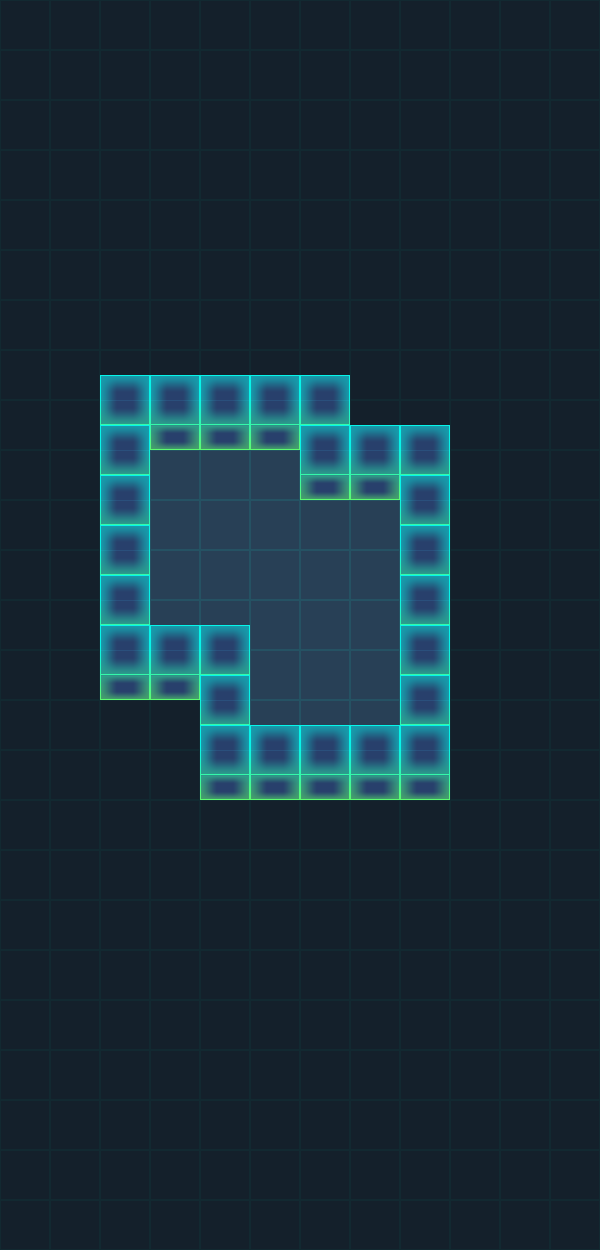

This game map was drawn from its Tiled (.tmx) file and the tilesets committed beside it. A one-line description and the full map source follow:
An orthogonal 12x25 tile map with 50x50 px tiles, 4 tile layers (BG, WallBottom, Play, WallUp) and 7 objects (Hero, M1, M2, End).

<map version="1.0" tiledversion="1.0.3" orientation="orthogonal" renderorder="right-down" width="12" height="25" tilewidth="50" tileheight="50" nextobjectid="24">
 <tileset firstgid="1" source="tiles.tsx" />
 <layer name="BG" width="12" height="25">
  <data encoding="csv">
6,6,6,6,6,6,6,6,6,6,6,6,
6,6,6,6,6,6,6,6,6,6,6,6,
6,6,6,6,6,6,6,6,6,6,6,6,
6,6,6,6,6,6,6,6,6,6,6,6,
6,6,6,6,6,6,6,6,6,6,6,6,
6,6,6,6,6,6,6,6,6,6,6,6,
6,6,6,6,6,6,6,6,6,6,6,6,
6,6,6,6,6,6,6,6,6,6,6,6,
6,6,6,6,6,6,6,6,6,6,6,6,
6,6,6,5,5,5,6,6,6,6,6,6,
6,6,6,5,5,5,5,5,6,6,6,6,
6,6,6,5,5,5,5,5,6,6,6,6,
6,6,6,5,5,5,5,5,6,6,6,6,
6,6,6,6,6,5,5,5,6,6,6,6,
6,6,6,6,6,5,5,5,6,6,6,6,
6,6,6,6,6,6,6,6,6,6,6,6,
6,6,6,6,6,6,6,6,6,6,6,6,
6,6,6,6,6,6,6,6,6,6,6,6,
6,6,6,6,6,6,6,6,6,6,6,6,
6,6,6,6,6,6,6,6,6,6,6,6,
6,6,6,6,6,6,6,6,6,6,6,6,
6,6,6,6,6,6,6,6,6,6,6,6,
6,6,6,6,6,6,6,6,6,6,6,6,
6,6,6,6,6,6,6,6,6,6,6,6,
6,6,6,6,6,6,6,6,6,6,6,6
</data>
 </layer>
 <layer name="WallBottom" width="12" height="25">
  <data encoding="csv">
0,0,0,0,0,0,0,0,0,0,0,0,
0,0,0,0,0,0,0,0,0,0,0,0,
0,0,0,0,0,0,0,0,0,0,0,0,
0,0,0,0,0,0,0,0,0,0,0,0,
0,0,0,0,0,0,0,0,0,0,0,0,
0,0,0,0,0,0,0,0,0,0,0,0,
0,0,0,0,0,0,0,0,0,0,0,0,
0,0,3,3,3,3,3,0,0,0,0,0,
0,0,4,2,2,2,4,3,3,0,0,0,
0,0,4,0,0,0,2,2,4,0,0,0,
0,0,4,0,0,0,0,0,4,0,0,0,
0,0,4,0,0,0,0,0,4,0,0,0,
0,0,4,0,0,0,0,0,4,0,0,0,
0,0,2,2,4,0,0,0,4,0,0,0,
0,0,0,0,4,0,0,0,4,0,0,0,
0,0,0,0,2,2,2,2,2,0,0,0,
0,0,0,0,0,0,0,0,0,0,0,0,
0,0,0,0,0,0,0,0,0,0,0,0,
0,0,0,0,0,0,0,0,0,0,0,0,
0,0,0,0,0,0,0,0,0,0,0,0,
0,0,0,0,0,0,0,0,0,0,0,0,
0,0,0,0,0,0,0,0,0,0,0,0,
0,0,0,0,0,0,0,0,0,0,0,0,
0,0,0,0,0,0,0,0,0,0,0,0,
0,0,0,0,0,0,0,0,0,0,0,0
</data>
 </layer>
 <objectgroup name="Star">
  <object id="5" x="261.667" y="556" width="31.6667" height="34" />
  <object id="16" x="365.333" y="710.666" width="29.3333" height="25.3333" />
  <object id="17" x="164.334" y="614" width="26.6667" height="28" />
 </objectgroup>
 <objectgroup name="Coin" />
 <objectgroup name="Actor">
  <object id="1" name="Hero" x="174" y="473" width="8.333" height="10">
   <ellipse />
  </object>
  <object id="2" name="M1" x="369.667" y="78.3333" width="10" height="10">
   <ellipse />
  </object>
  <object id="3" name="M2" x="467" y="83" width="10" height="10">
   <ellipse />
  </object>
  <object id="15" name="End" x="269" y="472.333" width="10" height="10">
   <ellipse />
  </object>
 </objectgroup>
 <layer name="Play" width="12" height="25">
  <data encoding="csv">
0,0,0,0,0,0,0,0,0,0,0,0,
0,0,0,0,0,0,0,0,0,0,0,0,
0,0,0,0,0,0,0,0,0,0,0,0,
0,0,0,0,0,0,0,0,0,0,0,0,
0,0,0,0,0,0,0,0,0,0,0,0,
0,0,0,0,0,0,0,0,0,0,0,0,
0,0,0,0,0,0,0,0,0,0,0,0,
0,0,0,0,0,0,0,0,0,0,0,0,
0,0,0,0,0,0,0,0,0,0,0,0,
0,0,0,0,0,0,0,0,0,0,0,0,
0,0,0,0,0,0,0,0,0,0,0,0,
0,0,0,0,0,0,0,0,0,0,0,0,
0,0,0,0,0,0,0,0,0,0,0,0,
0,0,0,0,0,0,0,0,0,0,0,0,
0,0,0,0,0,0,0,0,0,0,0,0,
0,0,0,0,0,0,0,0,0,0,0,0,
0,0,0,0,0,0,0,0,0,0,0,0,
0,0,0,0,0,0,0,0,0,0,0,0,
0,0,0,0,0,0,0,0,0,0,0,0,
0,0,0,0,0,0,0,0,0,0,0,0,
0,0,0,0,0,0,0,0,0,0,0,0,
0,0,0,0,0,0,0,0,0,0,0,0,
0,0,0,0,0,0,0,0,0,0,0,0,
0,0,0,0,0,0,0,0,0,0,0,0,
0,0,0,0,0,0,0,0,0,0,0,0
</data>
 </layer>
 <layer name="WallUp" width="12" height="25">
  <data encoding="csv">
0,0,0,0,0,0,0,0,0,0,0,0,
0,0,0,0,0,0,0,0,0,0,0,0,
0,0,0,0,0,0,0,0,0,0,0,0,
0,0,0,0,0,0,0,0,0,0,0,0,
0,0,0,0,0,0,0,0,0,0,0,0,
0,0,0,0,0,0,0,0,0,0,0,0,
0,0,0,0,0,0,0,0,0,0,0,0,
0,0,0,0,0,0,0,0,0,0,0,0,
0,0,0,0,0,0,0,0,0,0,0,0,
0,0,0,0,0,0,0,0,0,0,0,0,
0,0,0,0,0,0,0,0,0,0,0,0,
0,0,0,0,0,0,0,0,0,0,0,0,
0,0,0,1,1,0,0,0,0,0,0,0,
0,0,0,0,0,0,0,0,0,0,0,0,
0,0,0,0,0,1,1,1,0,0,0,0,
0,0,0,0,0,0,0,0,0,0,0,0,
0,0,0,0,0,0,0,0,0,0,0,0,
0,0,0,0,0,0,0,0,0,0,0,0,
0,0,0,0,0,0,0,0,0,0,0,0,
0,0,0,0,0,0,0,0,0,0,0,0,
0,0,0,0,0,0,0,0,0,0,0,0,
0,0,0,0,0,0,0,0,0,0,0,0,
0,0,0,0,0,0,0,0,0,0,0,0,
0,0,0,0,0,0,0,0,0,0,0,0,
0,0,0,0,0,0,0,0,0,0,0,0
</data>
 </layer>
</map>
